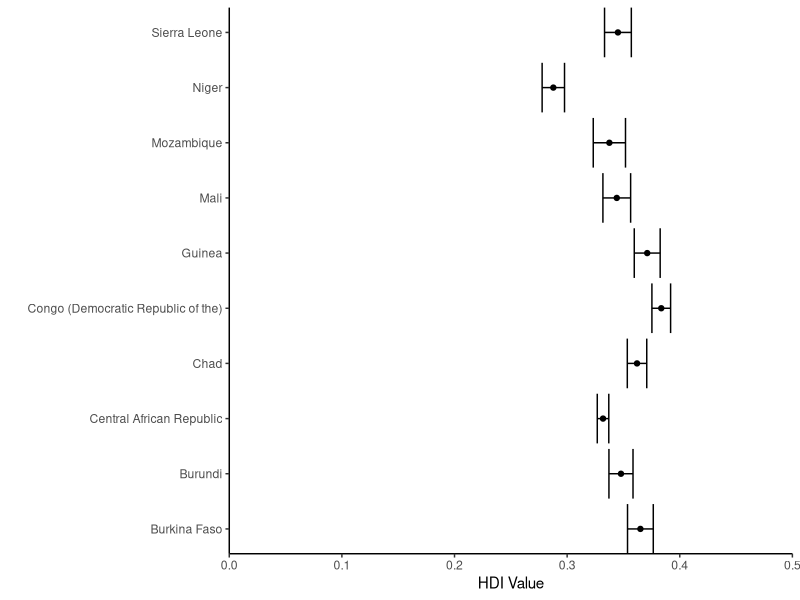
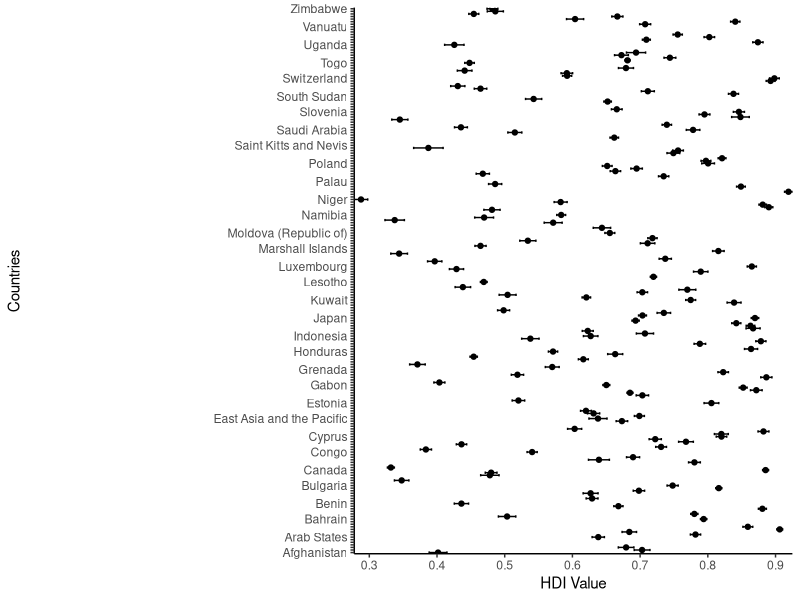

The R script that drew these images, in order:
library(tidyverse)

#Importing data and reformatting to be more 'tidy'

hdi <- read_csv("data-raw/Human-development-index.csv")

hdi_tidy <- hdi %>%
  pivot_longer(names_to = "Year",
               values_to = "HDI_Value",
               cols = -c(1:2))

# Checking and removing missing values

hdi_no_na <- hdi_tidy %>%
  filter(HDI_Value != "NA")

# Summarising the data 

hdi_summary <- hdi_no_na %>% 
  group_by(Country) %>% 
  summarise(mean_index = mean(HDI_Value),
            n = length(HDI_Value),
            sd_index = sd(HDI_Value),
                          se_index = sd(HDI_Value)/sqrt(n()))

# Filter the summary to get just the ten countries with the lowest mean HDI using:

hdi_summary_low <- hdi_summary %>% 
  filter(rank(mean_index) < 11)

hdi_summary_low

# Plotting

hdi_summary_low %>% 
  ggplot() +
  geom_point(aes(x = Country,
                 y = mean_index)) +
  geom_errorbar(aes(x = Country,
                    ymin = mean_index - se_index,
                    ymax = mean_index + se_index)) +
  scale_y_continuous(limits = c(0, 0.5),
                     expand = c(0, 0),
                     name = "HDI Value") +
  scale_x_discrete(expand = c(0, 0),
                   name = "") +
  theme_classic() +
  coord_flip()

hdi_tidy %>% 
  group_by(Country) %>% 
  summarise(mean_index = mean(HDI_Value),
            n = length(HDI_Value),
            sd_index = sd(HDI_Value),
            se_index = sd(HDI_Value)/sqrt(n())) %>%
  ggplot() +
  geom_point(aes(x = Country,
                 y = mean_index)) +
  geom_errorbar(aes(x = Country,
                    ymin = mean_index - se_index,
                    ymax = mean_index + se_index)) +
  scale_y_continuous(expand = c(0, 0),
                     name = "HDI Value") +
  scale_x_discrete(expand = c(0, 0),
                   name = "Countries",
                   guide = guide_axis(check.overlap = T)) +
  theme_classic() +
  coord_flip()
